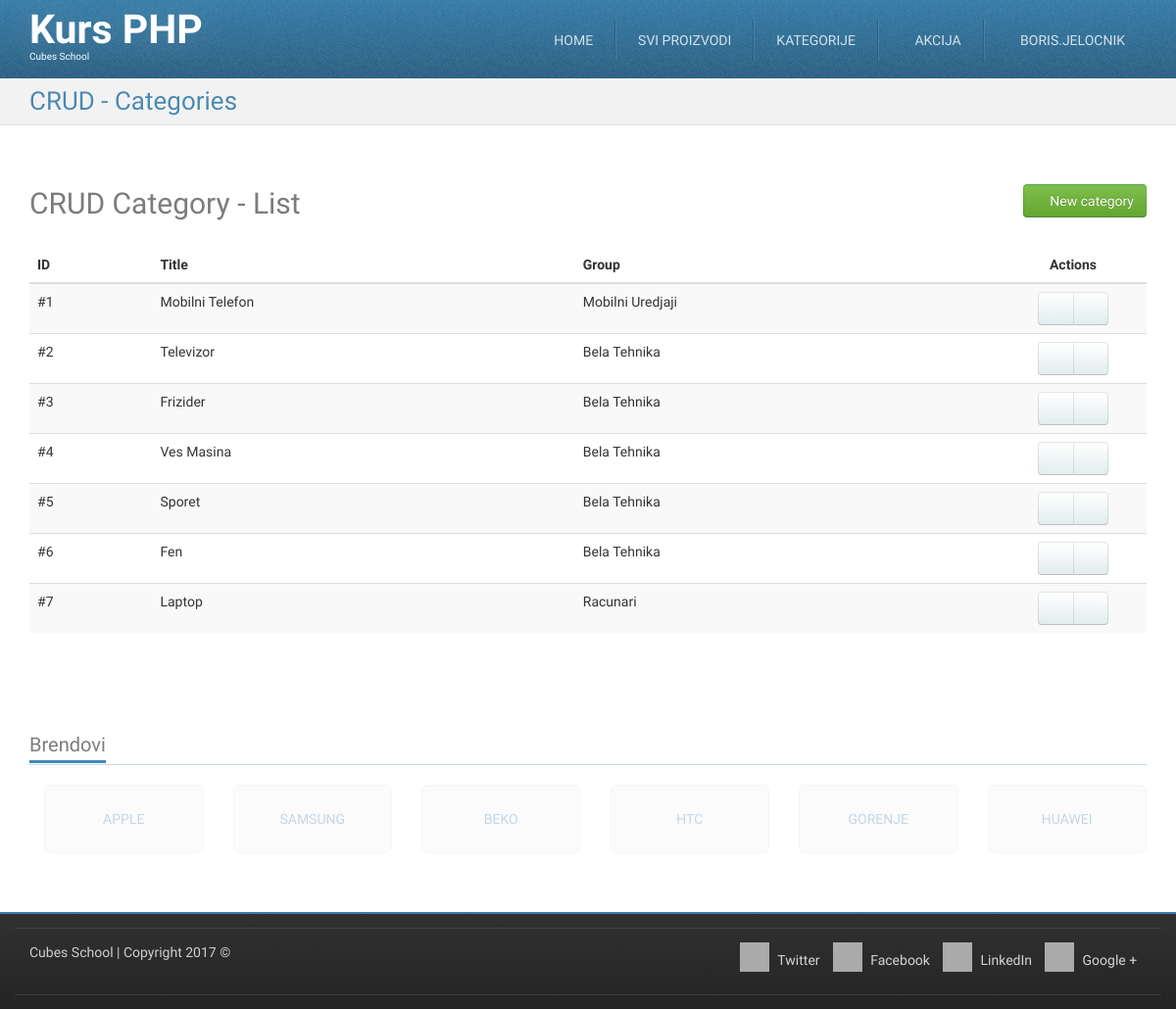
/crud-category-list.php (signed in), run on the app's committed database.
### tables this page shows
CREATE TABLE `categories` (
  `id` int(11) NOT NULL,
  `title` char(20) NOT NULL,
  `description` longtext NOT NULL,
  `group_id` int(11) NOT NULL
);

CREATE TABLE `groups` (
  `id` int(11) NOT NULL,
  `title` varchar(255) NOT NULL
);

### crud-category-list.php (called while the page is built, shortened)
<?php
require_once __DIR__ . '/models/m_categories.php';
$categories = categoriesFetchAll();
require_once __DIR__ . '/views/layout/header.php';
require_once __DIR__ . '/views/templates/t_crud-category-list.php';
require_once __DIR__ . '/views/layout/footer.php';

### models/m_categories.php (called while the page is built, shortened)
<?php
require_once __DIR__ . '/m_database.php';
function categoriesFetchAll() {
	$query = "SELECT `categories`.*, `groups`.`title` AS `group_title` "
                . "FROM `categories` "
                . "LEFT JOIN `groups` ON `categories`.`group_id` = `groups`.`id`";
	return dbFetchAll($query);
}

### models/m_database.php (called while the page is built, shortened)
<?php
function dbGetLink() {
    static $link;
    if (!isset($link)) {
        $link = mysqli_connect('127.0.0.1', 'cubes', 'cubes', 'cubesphp');
    }
    return $link;
}
function dbQuery($query) {
    $link = dbGetLink();
    $result = mysqli_query($link, $query);
    return $result;
}
function dbFetchAll($query) {
    $result = dbQuery($query);
    return mysqli_fetch_all($result, MYSQLI_ASSOC);
}

### views/templates/t_crud-category-list.php (the view)
<div id="highlighted">
	<div class="container">
		<div class="header">
			<h2 class="page-title">
				<span>CRUD - Categories</span>
			</h2>
		</div>
	</div>
</div>
<div id="content">
	<div class="container portfolio">
		<div class="row">
			<div class="col-md-12">
				<h2>
					CRUD Category - List
					<a href="/crud-category-insert.php" class="pull-right btn btn-success">
						<i class="fa fa-plus-circle"></i>
						New category
					</a>
				</h2>
			</div>
		</div>
		<div class="row">
			<div class="col-md-12">
				<table class="table table-striped table-hover">
					<thead>
						<tr>
							<th>ID</th>
							<th>Title</th>
							<th>Group</th>
							<th class="actions text-center">Actions</th>
						</tr>
					</thead>
					<tbody>
						<?php foreach ($categories as $category) {?>
						<tr>
							<td>
								#<?php echo htmlspecialchars($category['id']);?>
							</td>
							<td>
								<?php echo htmlspecialchars($category['title']);?>
							</td>
							<td>
								<?php echo htmlspecialchars($category['group_title']);?>
							</td>
							<td class="text-center">
								<div class="btn-group">
									<a href="/crud-category-edit.php?id=<?php echo htmlspecialchars($category['id']);?>" class="btn btn-default"><i class="fa fa-pencil"></i></a>
									<a href="/crud-category-delete.php?id=<?php echo htmlspecialchars($category['id']);?>" class="btn btn-default"><i class="fa fa-trash"></i></a>
								</div>
							</td>
						</tr>
						<?php }?>
					</tbody>
				</table>
			</div>
		</div>
	</div>
</div>

### skins/tema/css/theme-style.css (style rules this page uses)
h1, h2, h3 { line-height: 40px; }
h1, h2, h3, h4, h5, h6 { color: rgba(36, 36, 36, 0.6); }
a { color: #377ca8; text-decoration: none; }
.btn-default { color: #333333; text-shadow: 0 1px 1px rgba(255, 255, 255, 0.75); background-image: -webkit-linear-gradient(top, #ffffff 0%, #e2edee 100%); background-image: -o-linear-gradient(top, #ffffff 0%, #e2edee 100%); background-image: linear-gradient(to bottom, #ffffff 0%, #e2edee 100%); background-repeat: repeat-x; filter: progid:DXImageTransform.Microsoft.gradient(startColorstr='#ffffffff', endColorstr='#ffe2edee', GradientType=0); border-color: #e2edee #e2edee #b2cfd2; border-color: rgba(0, 0, 0, 0.1) rgba(0, 0, 0, 0.1) rgba(0, 0, 0, 0.25); *background-color: #e2edee; filter: progid:DXImageTransform.Microsoft.gradient(enabled = false); -webkit-transition: all; -o-transition: all; transition: all; }
.btn-success { color: #ffffff; text-shadow: 0 -1px 0 rgba(0, 0, 0, 0.25); background-image: -webkit-linear-gradient(top, #7fbf4d 0%, #63a62f 100%); background-image: -o-linear-gradient(top, #7fbf4d 0%, #63a62f 100%); background-image: linear-gradient(to bottom, #7fbf4d 0%, #63a62f 100%); background-repeat: repeat-x; filter: progid:DXImageTransform.Microsoft.gradient(startColorstr='#ff7fbf4d', endColorstr='#ff63a62f', GradientType=0); border-color: #63a62f #63a62f #3f6a1e; border-color: rgba(0, 0, 0, 0.1) rgba(0, 0, 0, 0.1) rgba(0, 0, 0, 0.25); *background-color: #63a62f; filter: progid:DXImageTransform.Microsoft.gradient(enabled = false); -webkit-transition: all; -o-transition: all; transition: all; }
html { background-image: -webkit-linear-gradient(top, #e0e0e0 0%, #ffffff 100%); background-image: -o-linear-gradient(top, #e0e0e0 0%, #ffffff 100%); background-image: linear-gradient(to bottom, #e0e0e0 0%, #ffffff 100%); background-repeat: repeat-x; filter: progid:DXImageTransform.Microsoft.gradient(startColorstr='#ffe0e0e0', endColorstr='#ffffffff', GradientType=0); }
body { margin: 0; font-family: "Monda", Arial, serif; font-size: 14px; line-height: 1.428571429; color: #333333; background-color: #ffffff; position: relative; }
.page-title { margin: 0; }
#highlighted { -webkit-transition: all 0.4s ease-out; -o-transition: all 0.4s ease-out; transition: all 0.4s ease-out; border-bottom: 1px solid #e1e1e1; background: #f2f2f2 url(../img/bg_noise-5.png) left top repeat; color: #377ca8; text-shadow: 1px 1px 1px #ffffff; }
.has-navbar-fixed-top #content { margin-top: 82px; }
.has-navbar-fixed-top.has-highlighted #highlighted, .has-navbar-fixed-top.page-index #highlighted, .has-navbar-fixed-top.page-index-carousel #highlighted, .has-navbar-fixed-top.page-starter #highlighted { margin-top: 80px; }
.has-navbar-fixed-top.has-highlighted #content, .has-navbar-fixed-top.page-index #content, .has-navbar-fixed-top.page-index-carousel #content, .has-navbar-fixed-top.page-starter #content { margin-top: 0; }
#content { padding: 40px 0; background-color: #ffffff; }
.header { margin-bottom: 0; }
.header:before, .header:after { content: " "; display: table; }
.header:after { clear: both; }
.header .page-title { font-size: 26px; margin: 8px 0 8px 0; color: rgba(55, 124, 168, 0.9); }
.header .page-title span, .header .page-title small { display: block; line-height: 1.2 !important; }
@media (min-width: 768px) { .header .page-title { float: left; } }
.services .row, .portfolio .row { margin-bottom: 1em; }

### skins/tema/css/custom-style.css (style rules this page uses)
table .actions { width: 150px; }

### skins/tema/css/colour-blue.css (style rules this page uses)
body a { color: #377ca8; text-decoration: none; }
body #highlighted { border-bottom-color: #e1e1e1; background-color: #f2f2f2; color: #377ca8; text-shadow: 1px 1px 1px #ffffff; }
body .header .page-title { color: rgba(55, 124, 168, 0.9); }

### data on the page
categories: id "1", title "Mobilni Telefon", group.title "Mobilni Uredjaji"
categories: id "2", title "Televizor", group.title "Bela Tehnika"
categories: id "3", title "Frizider", group.title "Bela Tehnika"
categories: id "4", title "Ves Masina", group.title "Bela Tehnika"
categories: id "5", title "Sporet", group.title "Bela Tehnika"
categories: id "6", title "Fen", group.title "Bela Tehnika"
categories: id "7", title "Laptop", group.title "Racunari"

### other printed values
$_SESSION['logged_in_user']['username'] "BORIS.JELOCNIK"
